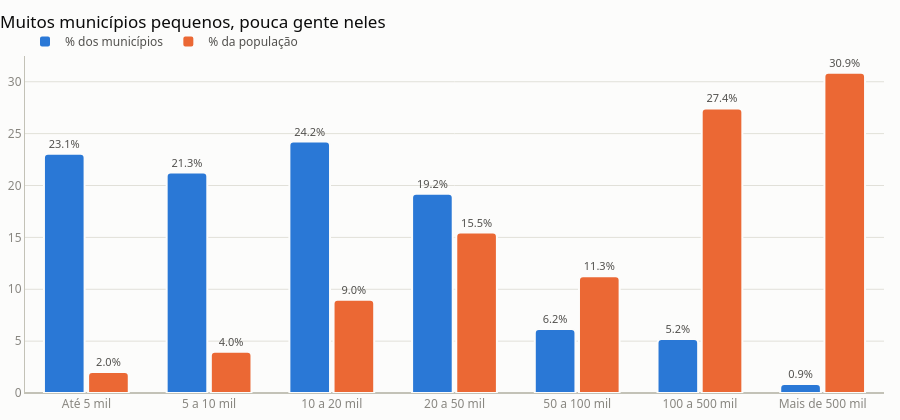

Notebook code for this chart:
### Markdown cell above
## Porte municipal

O contraste central da rede urbana brasileira: a maior parte dos municípios é pequena, e a maior parte da população não vive neles.

### Code cell
porte = populacao.distribuicao_por_porte(painel)
display(porte)
charts.barras_agrupadas_comparacao(
    porte, categoria="porte",
    series={"pct_municipios": "% dos municípios", "pct_populacao": "% da população"},
    titulo="Muitos municípios pequenos, pouca gente neles")

### Figure 1 — Plotly figure (JSON) as saved in the notebook; plotly's stock layout.template omitted (floating-point values rounded to 4 significant figures)
{"data": [{"cliponaxis": false, "hovertemplate": "<b>%{x}</b><br>% dos municípios: %{y:.1f}%<extra></extra>", "marker": {"color": "#2a78d6", "cornerradius": 4, "line": {"color": "#fcfcfb", "width": 2}}, "name": "% dos municípios", "text": ["23.1%", "21.3%", "24.2%", "19.2%", "6.2%", "5.2%", "0.9%"], "textfont": {"color": "#52514e", "size": 11}, "textposition": "outside", "type": "bar", "x": ["Até 5 mil", "5 a 10 mil", "10 a 20 mil", "20 a 50 mil", "50 a 100 mil", "100 a 500 mil", "Mais de 500 mil"], "y": [23.07, 21.25, 24.23, 19.21, 6.175, 5.206, 0.8616]}, {"cliponaxis": false, "hovertemplate": "<b>%{x}</b><br>% da população: %{y:.1f}%<extra></extra>", "marker": {"color": "#eb6834", "cornerradius": 4, "line": {"color": "#fcfcfb", "width": 2}}, "name": "% da população", "text": ["2.0%", "4.0%", "9.0%", "15.5%", "11.3%", "27.4%", "30.9%"], "textfont": {"color": "#52514e", "size": 11}, "textposition": "outside", "type": "bar", "x": ["Até 5 mil", "5 a 10 mil", "10 a 20 mil", "20 a 50 mil", "50 a 100 mil", "100 a 500 mil", "Mais de 500 mil"], "y": [2.028, 3.972, 8.991, 15.46, 11.26, 27.43, 30.86]}], "layout": {"bargap": 0.28, "bargroupgap": 0.08, "barmode": "group", "colorway": ["#2a78d6", "#eb6834", "#1baf7a", "#eda100", "#e87ba4", "#008300", "#4a3aa7", "#e34948"], "font": {"color": "#52514e", "family": "system-ui, -apple-system, \"Segoe UI\", sans-serif", "size": 13}, "height": 420, "hoverlabel": {"bordercolor": "#c3c2b7", "font": {"family": "system-ui, -apple-system, \"Segoe UI\", sans-serif", "size": 12}}, "legend": {"bgcolor": "rgba(0,0,0,0)", "font": {"color": "#52514e", "size": 12}, "orientation": "h", "x": 0, "y": 1.0, "yanchor": "bottom"}, "margin": {"b": 8, "l": 8, "r": 16, "t": 56}, "paper_bgcolor": "#fcfcfb", "plot_bgcolor": "#fcfcfb", "title": {"font": {"color": "#0b0b0b", "family": "system-ui, -apple-system, \"Segoe UI\", sans-serif", "size": 17}, "text": "Muitos municípios pequenos, pouca gente neles", "x": 0, "xanchor": "left"}, "xaxis": {"automargin": true, "gridcolor": "#e1e0d9", "linecolor": "#c3c2b7", "showgrid": false, "tickfont": {"color": "#898781", "size": 12}, "zerolinecolor": "#c3c2b7"}, "yaxis": {"automargin": true, "gridcolor": "#e1e0d9", "linecolor": "#c3c2b7", "tickfont": {"color": "#898781", "size": 12}, "zerolinecolor": "#c3c2b7"}}}
